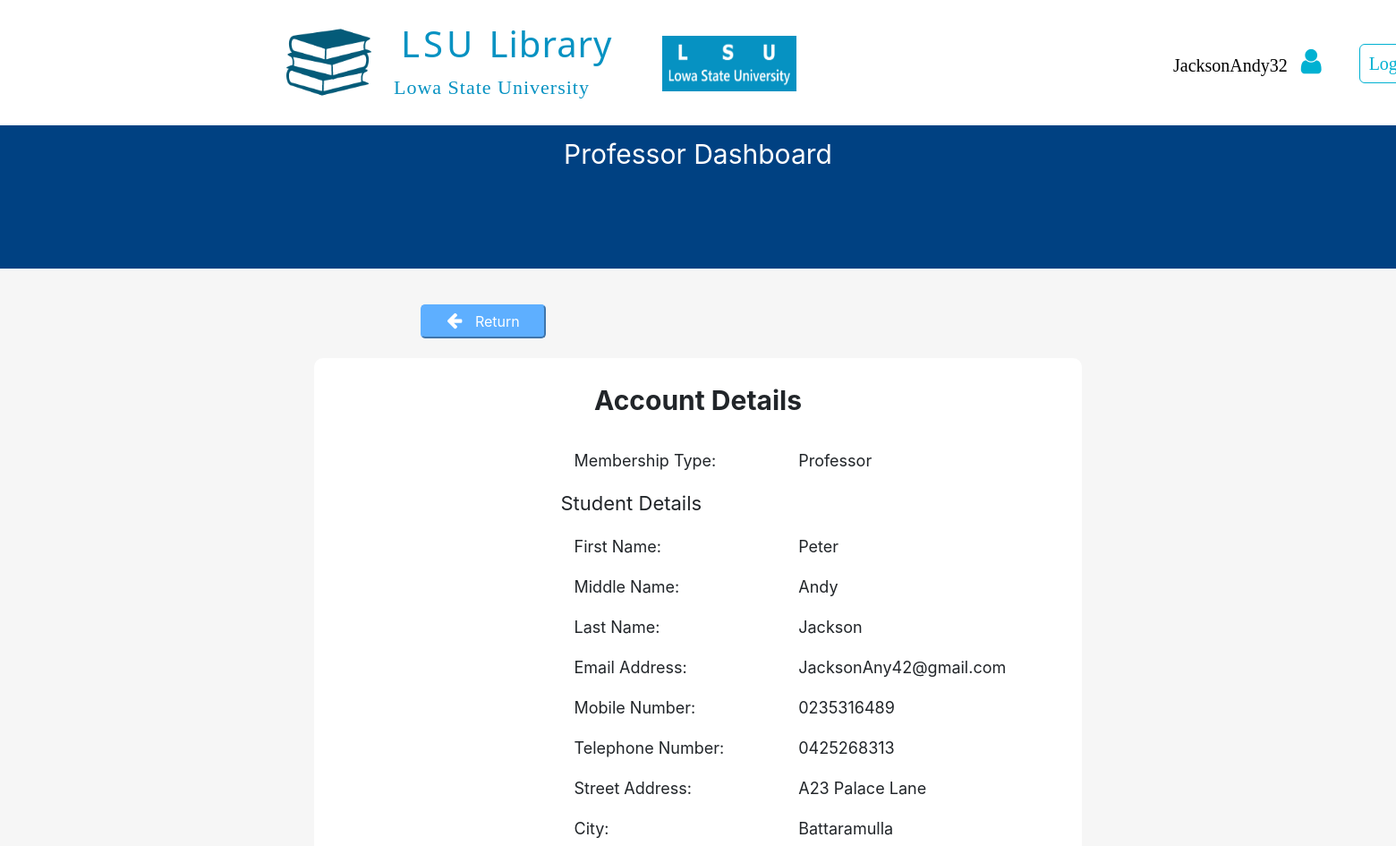
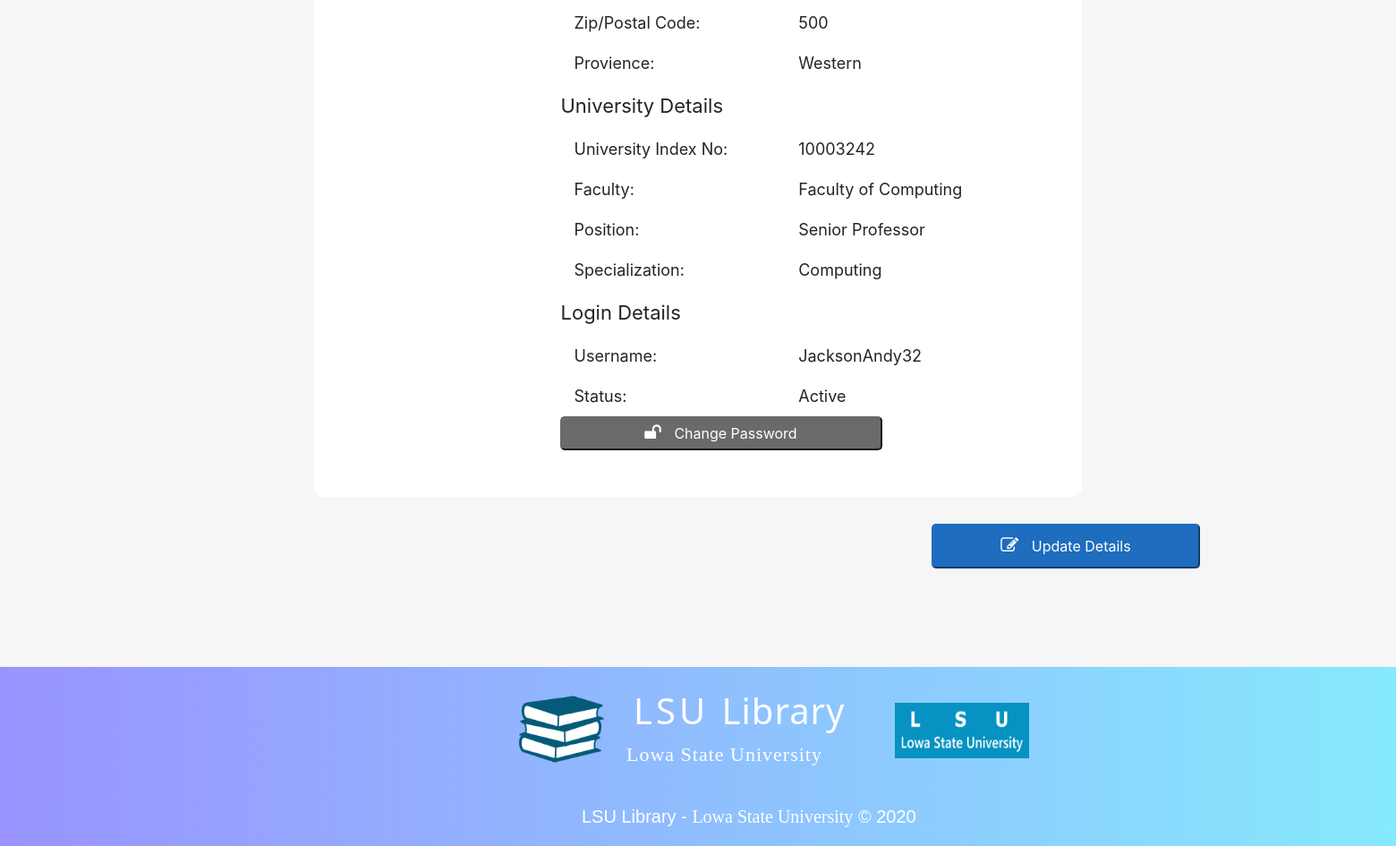
The app's page /studentProfessorDashboard/3.accountDetails/professorAccountDetails.php (signed in) with its own data (2 pictures, top to bottom).
### tables this page shows
CREATE TABLE User(
  UserID INT(8) AUTO_INCREMENT,
  FirstName VARCHAR(30) NOT NULL,
  MiddleName VARCHAR(30),
  LastName VARCHAR(50) NOT NULL,
  EmailAddress VARCHAR(50) NOT NULL,
  StreetAddress VARCHAR(40) NOT NULL,
  ucCityID INT(8),
  uzpcZPCID INT(8),
  upProvienceID INT(8) NOT NULL,
  MobileNumber CHAR(10) NOT NULL,
  TelephoneNumber CHAR(10),
  RegistrationDateTime DATETIME DEFAULT CURRENT_TIMESTAMP,
  lLoginID INT NOT NULL,  
  PRIMARY KEY (UserID),
  FOREIGN KEY (ucCityID) REFERENCES UserCity(CityID),
  FOREIGN KEY (uzpcZPCID) REFERENCES UserZipPostalCode(ZPCID),
  FOREIGN KEY (upProvienceID) REFERENCES UserProvience(ProvienceID)
);

CREATE TABLE UserCity(
  CityID INT(8) AUTO_INCREMENT,
  City VARCHAR(50),
  PRIMARY KEY (CityID)
);

CREATE TABLE UserZipPostalCode(
  ZPCID INT(8) AUTO_INCREMENT,
  ZipPostalCode INT(5),
  PRIMARY KEY (ZPCID)
);

CREATE TABLE UserProvience(
  ProvienceID INT(8) AUTO_INCREMENT,
  Provience VARCHAR(15),
  PRIMARY KEY (ProvienceID)
);

CREATE TABLE UniversityMember(
  uUserID INT(8) NOT NULL,
  UniversityNo INT(8) NOT NULL,
  mmtMembershipTypeID INT(8) NOT NULL,
  mmsMemberStatusID INT(8) NOT NULL,
  mfFacultyID INT(8) NOT NULL,
  mpPositionID INT(8) NOT NULL,
  EditDateTime DATETIME,
  PRIMARY KEY (uUserID, UniversityNo),
  FOREIGN KEY (uUserID) REFERENCES User(UserID),
  FOREIGN KEY (mmtMembershipTypeID) REFERENCES MemberMembershipType(MembershipTypeID),
  FOREIGN KEY (mmsMemberStatusID) REFERENCES MemberMemberStatus(MemberStatusID),
  FOREIGN KEY (mfFacultyID) REFERENCES MemberFaculty(FacultyID),
  FOREIGN KEY (mpPositionID) REFERENCES MemberPosition(PositionID)
);

CREATE TABLE MemberFaculty(
  FacultyID INT(8) AUTO_INCREMENT,
  Faculty VARCHAR(50),
  PRIMARY KEY (FacultyID)
);

CREATE TABLE MemberPosition(
  PositionID INT(8) AUTO_INCREMENT,
  Position VARCHAR(25),
  PRIMARY KEY (PositionID)
);

CREATE TABLE ProfessorSpecialization(
  SpecializationID INT(8) AUTO_INCREMENT,
  Specialization VARCHAR(50),
  PRIMARY KEY (SpecializationID)
);

CREATE TABLE MemberMemberStatus(
  MemberStatusID INT(8) AUTO_INCREMENT,
  MemberStatus VARCHAR(15),
  PRIMARY KEY (MemberStatusID)
);

### studentProfessorDashboard/3.accountDetails/professorAccountDetails.php (the view, shortened to what this page needs)
<?php
  include_once("../../LSULibraryDBConnection.php");
  $userUsername = $_SESSION['username'];
?>
<!DOCTYPE html>
<html>
  <head>
    <link rel="stylesheet" href="../../assets/css/defaultLayout.css">
    <link rel="stylesheet" href="https://cdnjs.cloudflare.com/ajax/libs/font-awesome/4.7.0/css/font-awesome.min.css">
    <link rel="stylesheet" href="../../assets/bootstrap/css/bootstrap.min.css">
  </head>
  <body>
        <div style="height: 140px; width: 100%;">
              <div id="logoSection">
                <a href="../studentProfessorDashboard.php">
                  <img src="../../assets/Images/LSULibraryLogo.png" alt="LSU Library Logo" id="lsuLibraryLogoIcon">
                </a>
                <h1 id="mainTitle"> LSU <span id="mainTitleSpan">Library</span> </h1>
                <p id="mainTitleSub">Lowa State University</p>
                <img src="../../assets/Images/LSUUniversityLogo.png" alt="LSU Logo" id="lsuLogoIcon">
              </div>
              <table id="navSection">
                <tr>
                  <td class="navItem" id="navItem1">
                    <a href="professorAccountDetails.php" data-toggle="popover" data-trigger="hover" data-placement="bottom" title="Options"
                    data-content="View Account Details" style="color: black;">
                      <?php echo $userUsername ?> &nbsp
                      <i class="fa fa-user" style="font-size: 32px;
                                                  color: #00B1D2FF;"></i> &nbsp
                    </a>
                  </td>
                  <td class="navItem" id="navItem2">
                    <a href="../../logout.php">Logout</a>
                  </td>
                </tr>
              </table>
        </div>
            <div style="background-color: #004182;
                        width: 100%;
                        height: 160px;">
              <p style="font-size: 30px;
                        color: white;
                        text-align: center;
                        padding-top: 10px;">Professor Dashboard</p>
              <div style="position: absolute;
                          left: 50%;
                          transform: translate(-50%,-0%);">
              </div>
            </div>
          <div style="width: 100%;
                      height: 1390px;
                      background-color: #F6F6F6;">
            <button type="button" name="return" style="color: #FFFFFF;
                                                      background-color: #5EAFFF;
                                                      border-color: #5EAFFF;
                                                      padding: 5px;
                                                      border-radius: 5px;
                                                      width: 140px;
                                                      position: absolute;
                                                      top: 340px;
                                                      left: 470px;" onClick="window.location.href = '../studentProfessorDashboard.php';">
              <i class="fa fa-arrow-left" style="font-size: 20px;
                                                margin-right: 10px;"></i>
              Return
            </button>
            <div style="width: 55%;
                        height: 1100px;
                        background-color: #FFFFFF;
                        border-radius: 10px;
                        position: relative;
                        left: 50%;
                        transform: translateX(-50%);
                        top: 100px;">
              <p style="font-size: 30px;
                        padding-top: 25px;
                        text-align: center;"><b>Account Details</b></p>
              <div id="container">
                <?php
                  $retrieveUserSQL = "SELECT * FROM User u INNER JOIN Login l ON l.LoginID = u.lLoginID
                                      INNER JOIN UserCity uc ON uc.CityID = u.ucCityID
                                      INNER JOIN UserZipPostalCode uzpc ON uzpc.ZPCID = u.uzpcZPCID
                                      INNER JOIN UserProvience up ON up.ProvienceID = u.upProvienceID
                                      INNER JOIN UniversityMember um ON um.uUserID = u.UserID
                                      INNER JOIN MemberMembershipType mmt ON mmt.MembershipTypeID = um.mmtMembershipTypeID
                                      INNER JOIN MemberFaculty mf ON mf.FacultyID = um.mfFacultyID
                                      INNER JOIN MemberPosition mp ON mp.PositionID = um.mpPositionID
                                      INNER JOIN MemberMemberStatus mms ON mms.MemberStatusID = um.mmsMemberStatusID
                                      INNER JOIN Professor p ON p.umUserID = um.uUserID AND p.umUniversityNo = um.UniversityNo
                                      INNER JOIN ProfessorSpecialization ps ON ps.SpecializationID = p.psSpecializationID
                                      WHERE l.Username = '$userUsername';";
                  $retrieveUserResult = mysqli_query($databaseConn, $retrieveUserSQL);
                  $retrieveUserRow = mysqli_fetch_array($retrieveUserResult);
                ?>
                <table>
                  <tr>
                    <td> <p class="containerSubTextStyle">Membership Type: </p> <td>
                    <td> <p class="containerUserDataTextStyle">Professor </p> <td>
                  </tr>
                  <tr>
                    <td> <p class="containerMainTextStyle">Student Details</p> <td>
                  </tr>
                  <tr>
                    <td> <p class="containerSubTextStyle">First Name: </p> <td>
                    <td> <p class="containerUserDataTextStyle"> <?php echo $retrieveUserRow["FirstName"]; ?> </p> <td>
                  </tr>
                  <tr>
                    <td> <p class="containerSubTextStyle">Middle Name: </p> <td>
                    <td> <p class="containerUserDataTextStyle"> <?php echo $retrieveUserRow["MiddleName"]; ?> </p> <td>
                  </tr>
                  <tr>
                    <td> <p class="containerSubTextStyle">Last Name: </p> <td>
                    <td> <p class="containerUserDataTextStyle"> <?php echo $retrieveUserRow["LastName"]; ?> </p> <td>
                  </tr>
                  <tr>
                    <td> <p class="containerSubTextStyle">Email Address: </p> <td>
                    <td> <p class="containerUserDataTextStyle"> <?php echo $retrieveUserRow["EmailAddress"]; ?> </p> <td>
                  </tr>
                  <tr>
                    <td> <p class="containerSubTextStyle">Mobile Number: </p> <td>
                    <td> <p class="containerUserDataTextStyle"> <?php echo $retrieveUserRow["MobileNumber"]; ?> </p> <td>
                  </tr>
                  <tr>
                    <td> <p class="containerSubTextStyle">Telephone Number: </p> <td>
                    <td> <p class="containerUserDataTextStyle"> <?php echo $retrieveUserRow["TelephoneNumber"]; ?> </p> <td>
                  </tr>
                  <tr>
                    <td> <p class="containerSubTextStyle">Street Address: </p> <td>
                    <td> <p class="containerUserDataTextStyle"> <?php echo $retrieveUserRow["StreetAddress"]; ?> </p> <td>
                  </tr>
                  <tr>
                    <td> <p class="containerSubTextStyle">City: </p> <td>
                    <td> <p class="containerUserDataTextStyle"> <?php echo $retrieveUserRow["City"]; ?> </p> <td>
                  </tr>
                  <tr>
                    <td> <p class="containerSubTextStyle">Zip/Postal Code: </p> <td>
                    <td> <p class="containerUserDataTextStyle"> <?php echo $retrieveUserRow["ZipPostalCode"]; ?> </p> <td>
                  </tr>
                  <tr>
                    <td> <p class="containerSubTextStyle">Provience: </p> <td>
                    <td> <p class="containerUserDataTextStyle"> <?php echo $retrieveUserRow["Provience"]; ?> </p> <td>
                  </tr>
                  <tr>
                    <td> <p class="containerMainTextStyle">University Details</p> <td>
                  </tr>
                  <tr>
                    <td> <p class="containerSubTextStyle">University Index No: </p> <td>
                    <td> <p class="containerUserDataTextStyle"> <?php echo $retrieveUserRow["UniversityNo"]; ?> </p> <td>
                  </tr>
                  <tr>
                    <td> <p class="containerSubTextStyle">Faculty: </p> <td>
                    <td> <p class="containerUserDataTextStyle"> <?php echo $retrieveUserRow["Faculty"]; ?> </p> <td>
                  </tr>
                  <tr>
                    <td> <p class="containerSubTextStyle">Position: </p> <td>
                    <td> <p class="containerUserDataTextStyle"> <?php echo $retrieveUserRow["Position"]; ?> </p> <td>
                  </tr>
                  <tr>
                    <td> <p class="containerSubTextStyle">Specialization: </p> <td>
                    <td> <p class="containerUserDataTextStyle"> <?php echo $retrieveUserRow["Specialization"]; ?> </p> <td>
                  </tr>
                  <tr>
                    <td> <p class="containerMainTextStyle">Login Details</p> <td>
                  </tr>
                  <tr>
                    <td> <p class="containerSubTextStyle">Username: </p> <td>
                    <td> <p class="containerUserDataTextStyle"> <?php echo $retrieveUserRow["Username"]; ?> </p> <td>
                  </tr>
                  <tr>
                    <td> <p class="containerSubTextStyle">Status: </p> <td>
                    <td> <p class="containerUserDataTextStyle"> <?php echo $retrieveUserRow["MemberStatus"]; ?> </p> <td>
                  </tr>
                </table>
                <button type="button" name="changePassword" style="color: #FFFFFF;
                                                                  background-color: #6A6A6A;
                                                                  border-color: #6A6A6A;
                                                                  padding: 5px;
                                                                  border-radius: 5px;
                                                                  width: 360px;
                                                                  position: absolute;
                                                                  top: 910px;
                                                                  left: 60px;" onClick="window.location.href = 'studentProfessorChangePassword.php';">
                  <i class="fa fa-unlock" style="font-size: 20px;
                                                margin-right: 10px;"></i>
                  Change Password
                </button>
              </div>
              <button type="button" name="updateDetails" style="color: #FFFFFF;
                                                                background-color: #1F6DBE;
                                                                border-color: #1F6DBE;
                                                                padding: 5px;
                                                                border-radius: 5px;
                                                                width: 300px;
                                                                height: 50px;
                                                                position: absolute;
                                                                top: 1130px;
                                                                left: 690px;" onClick="window.location.href = 'professorUpdateDetails.php';">
                <i class="fa fa-edit" style="font-size: 20px;
                                            margin-right: 10px;"></i>
                Update Details
              </button>
          </div>
        </div>
          <div id="footer">
            <div id="footerLogoSection">
              <img src="../../assets/images/LSULibraryLogo.png" alt="LSU Library Logo" id="lsuLibraryLogoIcon">
              <h1 id="mainTitle"> LSU <span id="mainTitleSpan">Library</span> </h1>
              <p id="mainTitleSub">Lowa State University</p>
              <img src="../../assets/images/LSUUniversityLogo.png" alt="LSU Logo" id="lsuLogoIcon">
            </div>
            <p id="footerText1Main">LSU Library - <span id="footerText1Sub">Lowa State University</span> &copy; 2020</p>
          </div>
  </body>
</html>

### assets/css/defaultLayout.css (style rules this page uses)
* { margin: 0; }
#lsuLibraryLogoIcon { height: 95px; width: 95px; position: relative; top: 122px; left: -120px; }
#logoSection { position: relative; top: -100px; left: 440px; }
#mainTitle { color: #0692c2; letter-spacing: 4px; font-family: 'Noto Sans', sans-serif; font-size: 40px; padding-top: 30px; padding-left: 8px; }
#mainTitleSpan { letter-spacing: 1px; }
#mainTitleSub { font-size: 22px; font-family: verdana; color: #0692c2; letter-spacing: 1px; }
#lsuLogoIcon { height: 62px; width: 150px; position: relative; top: -90px; left: 300px; }
#navSection { position: relative; top: -240px; left: 1280px; }
.navItem { padding-left: 20px; }
.navItem a { font-size: 25px; text-decoration: none; color: #00B1D2FF; font-family: verdana; font-size: 20px; border-style: solid; border-width: thin; border-radius: 6px; padding: 10px; }
#navItem1 a { border-color: white; transition-duration: 0.4s; }
#navItem2 a { transition-duration: 0.4s; }
#footer { background-image: linear-gradient(to right, #9993ff, #86e9fd); height: 200px; }
#footerLogoSection { position:relative; top: -100px; left: 700px; }
#footerLogoSection h1 { color: white; }
#footerLogoSection span { color: white; }
#footerLogoSection p { color: white; }
#footerText1Main { position: relative; top: -140px; left: 650px; font-family: sans-serif; font-size: 20px; color: white; }
#footerText1Sub { font-family: serif; font-size: 20px; color: white; }

### studentProfessorDashboard/3.accountDetails/professorAccountDetails.php (style rules this page uses)
#container { height: 1000px; width: 80%; position: absolute; top: 100px; left: 25%; transition: translateX(-75%); }
.containerMainTextStyle { font-size: 22px; padding-left: 60px; }
.containerSubTextStyle { font-size: 18px; padding-left: 75px; }
.containerUserDataTextStyle { font-size: 18px; padding-left: 75px; }

### records on screen
user: FirstName "Peter", MiddleName "Andy", LastName "Jackson", EmailAddress "JacksonAny42@gmail.com", MobileNumber "0235316489", TelephoneNumber "0425268313", StreetAddress "A23 Palace Lane", ucCityID.City "Battaramulla", uzpcZPCID.ZipPostalCode "500", upProvienceID.Provience "Western", universitymember.UniversityNo "10003242", memberfaculty.Faculty "Faculty of Computing", memberposition.Position "Senior Professor", professorspecialization.Specialization "Computing", lLoginID.Username "JacksonAndy32", membermemberstatus.MemberStatus "Active"

### other values on screen
$userUsername "JacksonAndy32"
